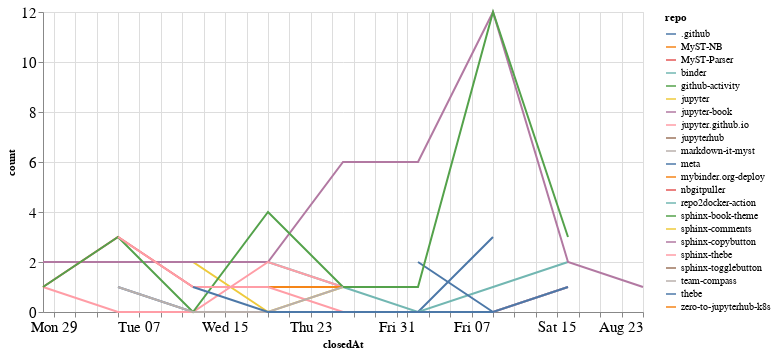

Notebook cell for this chart:
### Code cell
closed_by_time = closed_by.groupby('repo').resample('W', on='closedAt').count()['author'].reset_index()
closed_by_time = closed_by_time.rename(columns={'author': 'count'})

alt.Chart(closed_by_time, width=600).mark_line().encode(
    x='closedAt',
    y='count',
    color='repo',
    tooltip="repo"
)

### Figure 1 — Vega-Lite specification as saved in the notebook (floating-point values rounded to 4 significant figures)
{"config": {"axisLeft": {"labelFontSize": 15}, "axisBottom": {"labelFontSize": 15}}, "data": {"name": "data-463a504b7aa28d2dcc72d92ac5332a3f"}, "mark": "line", "encoding": {"color": {"type": "nominal", "field": "repo"}, "tooltip": {"type": "nominal", "field": "repo"}, "x": {"type": "temporal", "field": "closedAt"}, "y": {"type": "quantitative", "field": "count"}}, "width": 600, "$schema": "https://vega.github.io/schema/vega-lite/v4.8.1.json", "datasets": {"data-463a504b7aa28d2dcc72d92ac5332a3f": [{"repo": ".github", "closedAt": "2020-07-05T00:00:00", "count": 1}, {"repo": ".github", "closedAt": "2020-07-12T00:00:00", "count": 0}, {"repo": ".github", "closedAt": "2020-07-19T00:00:00", "count": 0}, {"repo": ".github", "closedAt": "2020-07-26T00:00:00", "count": 0}, {"repo": ".github", "closedAt": "2020-08-02T00:00:00", "count": 0}, {"repo": ".github", "closedAt": "2020-08-09T00:00:00", "count": 3}, {"repo": "MyST-NB", "closedAt": "2020-07-19T00:00:00", "count": 1}, {"repo": "MyST-Parser", "closedAt": "2020-07-12T00:00:00", "count": 1}, {"repo": "MyST-Parser", "closedAt": "2020-07-19T00:00:00", "count": 1}, {"repo": "binder", "closedAt": "2020-07-19T00:00:00", "count": 2}, {"repo": "binder", "closedAt": "2020-07-26T00:00:00", "count": 1}, {"repo": "binder", "closedAt": "2020-08-02T00:00:00", "count": 0}, {"repo": "binder", "closedAt": "2020-08-09T00:00:00", "count": 1}, {"repo": "binder", "closedAt": "2020-08-16T00:00:00", "count": 2}, {"repo": "github-activity", "closedAt": "2020-08-09T00:00:00", "count": 2}, {"repo": "jupyter", "closedAt": "2020-07-05T00:00:00", "count": 2}, {"repo": "jupyter", "closedAt": "2020-07-12T00:00:00", "count": 2}, {"repo": "jupyter", "closedAt": "2020-07-19T00:00:00", "count": 0}, {"repo": "jupyter", "closedAt": "2020-07-26T00:00:00", "count": 1}, {"repo": "jupyter-book", "closedAt": "2020-06-28T00:00:00", "count": 2}, {"repo": "jupyter-book", "closedAt": "2020-07-05T00:00:00", "count": 2}, {"repo": "jupyter-book", "closedAt": "2020-07-12T00:00:00", "count": 2}, {"repo": "jupyter-book", "closedAt": "2020-07-19T00:00:00", "count": 2}, {"repo": "jupyter-book", "closedAt": "2020-07-26T00:00:00", "count": 6}, {"repo": "jupyter-book", "closedAt": "2020-08-02T00:00:00", "count": 6}, {"repo": "jupyter-book", "closedAt": "2020-08-09T00:00:00", "count": 12}, {"repo": "jupyter-book", "closedAt": "2020-08-16T00:00:00", "count": 2}, {"repo": "jupyter-book", "closedAt": "2020-08-23T00:00:00", "count": 1}, {"repo": "jupyter.github.io", "closedAt": "2020-06-28T00:00:00", "count": 1}, {"repo": "jupyter.github.io", "closedAt": "2020-07-05T00:00:00", "count": 0}, {"repo": "jupyter.github.io", "closedAt": "2020-07-12T00:00:00", "count": 0}, {"repo": "jupyter.github.io", "closedAt": "2020-07-19T00:00:00", "count": 2}, {"repo": "jupyter.github.io", "closedAt": "2020-07-26T00:00:00", "count": 1}, {"repo": "jupyterhub", "closedAt": "2020-07-12T00:00:00", "count": 1}, {"repo": "markdown-it-myst", "closedAt": "2020-08-09T00:00:00", "count": 1}, {"repo": "meta", "closedAt": "2020-08-02T00:00:00", "count": 2}, {"repo": "meta", "closedAt": "2020-08-09T00:00:00", "count": 0}, {"repo": "meta", "closedAt": "2020-08-16T00:00:00", "count": 1}, {"repo": "mybinder.org-deploy", "closedAt": "2020-07-19T00:00:00", "count": 1}, {"repo": "mybinder.org-deploy", "closedAt": "2020-07-26T00:00:00", "count": 1}, {"repo": "nbgitpuller", "closedAt": "2020-06-28T00:00:00", "count": 1}, {"repo": "nbgitpuller", "closedAt": "2020-07-05T00:00:00", "count": 3}, {"repo": "nbgitpuller", "closedAt": "2020-07-12T00:00:00", "count": 1}, {"repo": "repo2docker-action", "closedAt": "2020-07-26T00:00:00", "count": 1}, {"repo": "sphinx-book-theme", "closedAt": "2020-06-28T00:00:00", "count": 1}, {"repo": "sphinx-book-theme", "closedAt": "2020-07-05T00:00:00", "count": 3}, {"repo": "sphinx-book-theme", "closedAt": "2020-07-12T00:00:00", "count": 0}, {"repo": "sphinx-book-theme", "closedAt": "2020-07-19T00:00:00", "count": 4}, {"repo": "sphinx-book-theme", "closedAt": "2020-07-26T00:00:00", "count": 1}, {"repo": "sphinx-book-theme", "closedAt": "2020-08-02T00:00:00", "count": 1}, {"repo": "sphinx-book-theme", "closedAt": "2020-08-09T00:00:00", "count": 12}, {"repo": "sphinx-book-theme", "closedAt": "2020-08-16T00:00:00", "count": 3}, {"repo": "sphinx-comments", "closedAt": "2020-08-16T00:00:00", "count": 4}, {"repo": "sphinx-copybutton", "closedAt": "2020-07-26T00:00:00", "count": 2}, {"repo": "sphinx-thebe", "closedAt": "2020-07-05T00:00:00", "count": 3}, {"repo": "sphinx-thebe", "closedAt": "2020-07-12T00:00:00", "count": 1}, {"repo": "sphinx-thebe", "closedAt": "2020-07-19T00:00:00", "count": 1}, {"repo": "sphinx-thebe", "closedAt": "2020-07-26T00:00:00", "count": 0}, {"repo": "sphinx-thebe", "closedAt": "2020-08-02T00:00:00", "count": 0}, {"repo": "sphinx-thebe", "closedAt": "2020-08-09T00:00:00", "count": 0}, {"repo": "sphinx-thebe", "closedAt": "2020-08-16T00:00:00", "count": 1}, {"repo": "sphinx-togglebutton", "closedAt": "2020-08-09T00:00:00", "count": 3}, {"repo": "team-compass", "closedAt": "2020-07-05T00:00:00", "count": 1}, {"repo": "team-compass", "closedAt": "2020-07-12T00:00:00", "count": 0}, {"repo": "team-compass", "closedAt": "2020-07-19T00:00:00", "count": 0}, {"repo": "team-compass", "closedAt": "2020-07-26T00:00:00", "count": 1}, {"repo": "thebe", "closedAt": "2020-07-12T00:00:00", "count": 1}, {"repo": "thebe", "closedAt": "2020-07-19T00:00:00", "count": 0}, {"repo": "thebe", "closedAt": "2020-07-26T00:00:00", "count": 0}, {"repo": "thebe", "closedAt": "2020-08-02T00:00:00", "count": 0}, {"repo": "thebe", "closedAt": "2020-08-09T00:00:00", "count": 0}, {"repo": "thebe", "closedAt": "2020-08-16T00:00:00", "count": 1}, {"repo": "zero-to-jupyterhub-k8s", "closedAt": "2020-07-05T00:00:00", "count": 1}]}}
